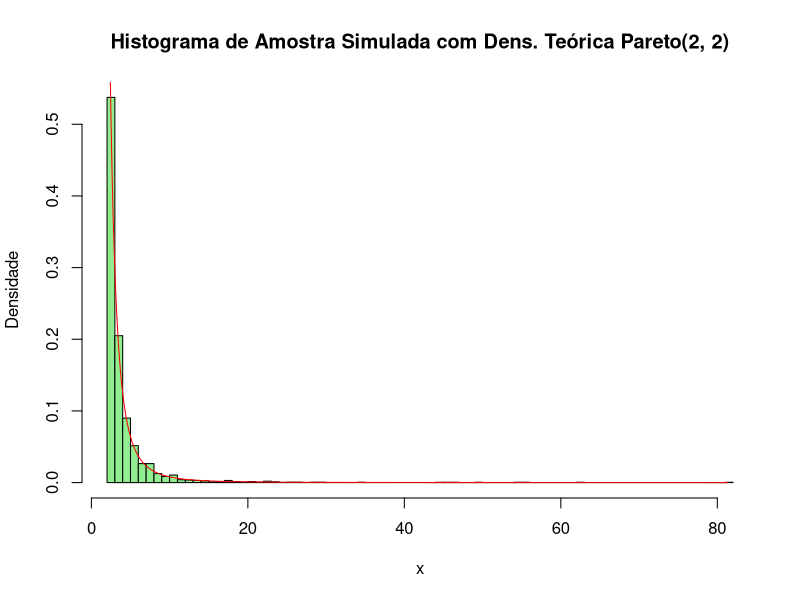
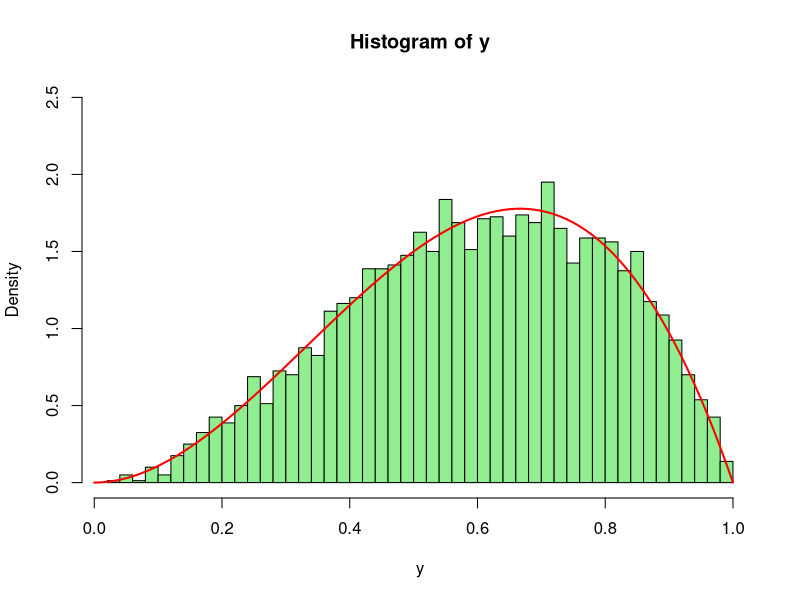

These charts were generated, in order, by the following R code:
## ---- chunk 1
set.seed(1)
# Valores iniciais dados pelo problema
a <- 2
b <- 2
n <- 2000
u <- runif(n)
x <- b * (u)^(-1/a)
print(summary(x))

hist(x, breaks = 100, prob = TRUE, col = 'lightgreen'
     , main = "Histograma de Amostra Simulada com Dens. Teórica Pareto(2, 2)"
     , xlab = 'x', ylab = 'Densidade')
y <- sort(x)
fy <- a * b^a * y^(- (a + 1))
lines (y, fy, col = 'red', lwd = 1)

## ---- chunk 2
function_Beta <- function(n, a, b) 
{ 
  n <- 4000
  k <- 0
  y <- numeric(n) 
  count <- 0
  while (k < n) 
  {
    u <- runif(1)
    x <- runif(1)
    if (x^(a - 1) * (1 - x)^(b - 1) > u) 
    {
      k <- k + 1
      y[k] <- x
    }
    count <- count + 1
  }
  print(paste("Quantidade de iterações: ", count))
  return(y)
}

y <- function_Beta(2000, a = 3, b = 2)
hist(y, breaks = 50, prob = TRUE, ylim = c(0, 2.5), col='lightgreen')
z <- seq (0, 1, .01)
f.z <- 12 * z^2 * (1-z)
lines (z, f.z, col = 'red', lwd=2)
